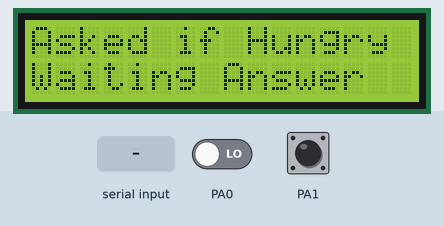
Recording of a program running on a simulated ATmega16, built with avr-gcc and emulated at 16 MHz. Shown: 16×2 character LCD. Wiring (inferred from the names in the program): character LCD (HD44780): RS PD4; R/W PD5; E PD6; data PC0, PC1, PC2, PC3, PC4, PC5, PC6, PC7. Inputs (shaded band) come from the test bench; at power-on: PA0 LOW, PA1 HIGH. What the program prints to the serial monitor is not drawn.

Above: at 1.8 s.
1.9 s: "1" received over Serial
At 2.5 s:
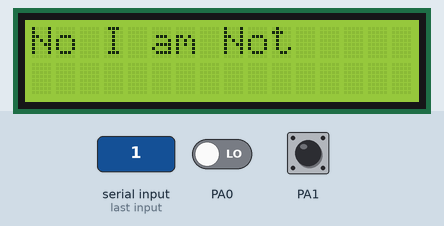
4.9 s: byte 19 (Hungry_Condition1) received over Serial
At 5.5 s:
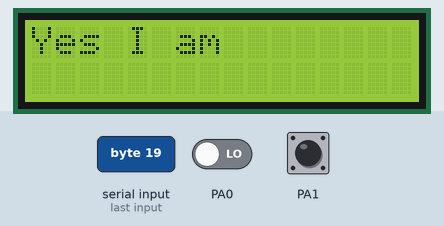
7.9 s: "0" received over Serial
At 10.5 s:
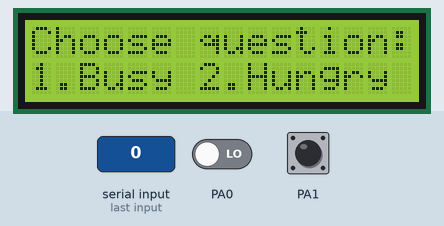
10.9 s: "2" received over Serial
At 11.8 s:
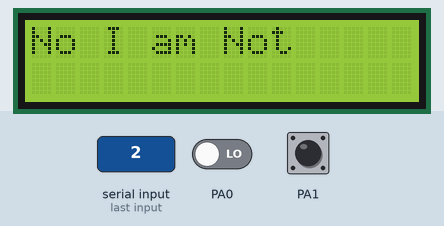
Timing chart, 0 to 13.9 s (numbered marks = the images above; inputs shaded):
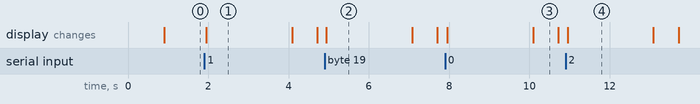

The program:

main.c
```c
/*
 * Task.c
 *
 * Created: 8/23/2021 2:57:10 AM
 * Author : bassem
 */

#include "uart.h"
#include "lcd.h"
#include <util/delay.h>
// Conditions For Keys when pressed
#define Busy_Condition 0X10 // When Key pressed for Busy Loop
#define Hungry_Condition 0X11 //When key Pressed for Hungry Loop
#define Busy_Condition1 0X12 //Yes ,Iam Busy
#define Busy_Condition2 0X14 //No, Iam Not
#define Hungry_Condition1 0X13//Yes ,Iam Hungry
#define Hungry_Condition2 0X15 //No, Iam Not
#define F_CPU 16000000UL
int main(void)
{
	DDRA&=~(1<<0); //Set PA0 as input
	DDRA&=~(1<<1); //Set PA1 as input
	UART_init();   // initialize UART driver
	LCD_init();   // initialize LCD driver

	/* Replace with your application code */

		LCD_displayStringRowColumn(0,0,"Choose question:"); //Print ( Choose Question ) in LCD first line
		LCD_displayStringRowColumn(1,0,"1.Busy 2.Hungry");  //Print ( 1.Busy 2.Hungry ) in LCD second line
		while (1)
		{
			LCD_clearScreen(); // Clear LCD
		LCD_displayStringRowColumn(0,0,"Choose question:"); //Print ( Choose Question ) in LCD first line
		LCD_displayStringRowColumn(1,0,"1.Busy 2.Hungry");  //Print ( 1.Busy 2.Hungry ) in LCD second line
			while ((!(PINA&(1<<0))) && (!(PINA&(1<<1)))){} //Wait until Any Key is Pressed by (Yes / No)
		        if (PINA & (1<<0))  // Busy Loop
		          {
			         UART_sendByte(Busy_Condition); //Send to MC2 that User Choose Busy
			         _delay_ms(500);
			         LCD_clearScreen();
			         LCD_displayStringRowColumn(0,0,"Asked if Busy");
				     LCD_displayStringRowColumn(1,0,"Waiting Answer");

				if (UART_recieveByte() == Busy_Condition1) //Wait Until User Choose if he is Busy or Not
				  {  //User Pressed yes he is Busy
					  LCD_clearScreen();
					  LCD_displayStringRowColumn(0,0,"Yes I am");
					  _delay_ms(2000);
				  }
				else
			    { //User Pressed No he is not Busy
					LCD_clearScreen();
					LCD_displayStringRowColumn(0,0,"No I am Not");
					_delay_ms(2000);
				}
	 	}
		else  //Hungry Loop
		  {
			UART_sendByte(Hungry_Condition); //Send to MC2 that User Choose Busy
			_delay_ms(500);
			LCD_clearScreen();
			LCD_displayStringRowColumn(0,0,"Asked if Hungry");
			LCD_displayStringRowColumn(1,0,"Waiting Answer");

			if (UART_recieveByte() == Hungry_Condition1) //Wait Until User Choose if he is Hungry or Not
			{   //User Pressed Yes he is Hungry
				LCD_clearScreen();
				LCD_displayStringRowColumn(0,0,"Yes I am");
				_delay_ms(2000);
			}
			else
			{ //User Pressed No he is not Hungry
				LCD_clearScreen();
				LCD_displayStringRowColumn(0,0,"No I am Not");
				_delay_ms(2000);
			}
		}
}
}
```

uart.c
```c
 /******************************************************************************
 *
 * Module: UART
 *
 * File Name: uart.c
 *
 * Description: Source file for the UART AVR driver
 *
 * Author: Mohamed Tarek
 *
 *******************************************************************************/

#include "uart.h"

#define BAUD_PRESCALE (((F_CPU / (USART_BAUDRATE * 8UL))) - 1)

/*******************************************************************************
 *                      Functions Definitions                                  *
 *******************************************************************************/
void UART_init(void)
{
	/* U2X = 1 for double transmission speed */
	UCSRA = (1<<U2X);
	/************************** UCSRB Description **************************
	 * RXCIE = 0 Disable USART RX Complete Interrupt Enable
	 * TXCIE = 0 Disable USART Tx Complete Interrupt Enable
	 * UDRIE = 0 Disable USART Data Register Empty Interrupt Enable
	 * RXEN  = 1 Receiver Enable
	 * RXEN  = 1 Transmitter Enable
	 * UCSZ2 = 0 For 8-bit data mode
	 * RXB8 & TXB8 not used for 8-bit data mode
	 ***********************************************************************/
	UCSRB = (1<<RXEN) | (1<<TXEN);

	/************************** UCSRC Description **************************
	 * URSEL   = 1 The URSEL must be one when writing the UCSRC
	 * UMSEL   = 0 Asynchronous Operation
	 * UPM1:0  = 00 Disable parity bit
	 * USBS    = 0 One stop bit
	 * UCSZ1:0 = 11 For 8-bit data mode
	 * UCPOL   = 0 Used with the Synchronous operation only
	 ***********************************************************************/
	UCSRC = (1<<URSEL) | (1<<UCSZ0) | (1<<UCSZ1);

	/* First 8 bits from the BAUD_PRESCALE inside UBRRL and last 4 bits in UBRRH*/
	UBRRH = BAUD_PRESCALE>>8;
	UBRRL = BAUD_PRESCALE;
}

void UART_sendByte(const uint8 data)
{
	/* UDRE flag is set when the Tx buffer (UDR) is empty and ready for
	 * transmitting a new byte so wait until this flag is set to one */
	while(BIT_IS_CLEAR(UCSRA,UDRE)){}
	/* Put the required data in the UDR register and it also clear the UDRE flag as
	 * the UDR register is not empty now */
	UDR = data;
	/************************* Another Method *************************
	UDR = data;
	while(BIT_IS_CLEAR(UCSRA,TXC)){} // Wait until the transimission is complete TXC = 1
	SET_BIT(UCSRA,TXC); // Clear the TXC flag
	*******************************************************************/
}

uint8 UART_recieveByte(void)
{
	/* RXC flag is set when the UART receive data so wait until this
	 * flag is set to one */
	while(BIT_IS_CLEAR(UCSRA,RXC)){}
	/* Read the received data from the Rx buffer (UDR) and the RXC flag
	   will be cleared after read this data */
    return UDR;
}

void UART_sendString(const uint8 *Str)
{
	uint8 i = 0;
	while(Str[i] != '\0')
	{
		UART_sendByte(Str[i]);
		i++;
	}
	/************************* Another Method *************************
	while(*Str != '\0')
	{
		UART_sendByte(*Str);
		Str++;
	}
	*******************************************************************/
}

void UART_receiveString(uint8 *Str)
{
	uint8 i = 0;
	Str[i] = UART_recieveByte();
	while(Str[i] != '#')
	{
		i++;
		Str[i] = UART_recieveByte();
	}
	Str[i] = '\0';
}
```

uart.h
```c
 /******************************************************************************
 *
 * Module: UART
 *
 * File Name: uart.h
 *
 * Description: Header file for the UART AVR driver
 *
 * Author: Mohamed Tarek
 *
 *******************************************************************************/

#ifndef UART_H_
#define UART_H_

#include "micro_config.h"
#include "std_types.h"
#include "common_macros.h"

/*******************************************************************************
 *                      Preprocessor Macros                                    *
 *******************************************************************************/

/* UART Driver Baud Rate */
#define USART_BAUDRATE 9600

/*******************************************************************************
 *                      Functions Prototypes                                   *
 *******************************************************************************/
void UART_init(void);

void UART_sendByte(const uint8 data);

uint8 UART_recieveByte(void);

void UART_sendString(const uint8 *Str);

void UART_receiveString(uint8 *Str); // Receive until #

#endif /* UART_H_ */
```

micro_config.h
```c
 /******************************************************************************
 *
 * Module: Micro - Configuration
 *
 * File Name: Micro_Config.h
 *
 * Description: File include all Microcontroller libraries
 *
 * Author: Mohamed Tarek
 *
 *******************************************************************************/

#ifndef MICRO_CONFIG_H_
#define MICRO_CONFIG_H_

#ifndef F_CPU
#define F_CPU 1000000UL //1MHz Clock frequency
#endif

#include <avr/io.h>
#include <avr/interrupt.h>
#include <util/delay.h>

#endif /* MICRO_CONFIG_H_ */
```

lcd.c
```c
 /******************************************************************************
 *
 * Module: LCD
 *
 * File Name: lcd.c
 *
 * Description: Source file for the LCD driver
 *
 * Author: Mohamed Tarek
 *
 *******************************************************************************/

#include "lcd.h"

/*******************************************************************************
 *                      Functions Definitions                                  *
 *******************************************************************************/
void LCD_init(void)
{
	LCD_DATA_PORT_DIR = 0xFF; /* Configure the data port as output port */
	LCD_CTRL_PORT_DIR |= (1<<E) | (1<<RS) | (1<<RW); /* Configure the control pins(E,RS,RW) as output pins */

	LCD_sendCommand(TWO_LINE_LCD_Eight_BIT_MODE); /* use 2-line lcd + 8-bit Data Mode + 5*7 dot display Mode */

	LCD_sendCommand(CURSOR_OFF); /* cursor off */

	LCD_sendCommand(CLEAR_COMMAND); /* clear LCD at the beginning */
}

void LCD_sendCommand(uint8 command)
{
	CLEAR_BIT(LCD_CTRL_PORT,RS); /* Instruction Mode RS=0 */
	CLEAR_BIT(LCD_CTRL_PORT,RW); /* write data to LCD so RW=0 */
	_delay_ms(1); /* delay for processing Tas = 50ns */
	SET_BIT(LCD_CTRL_PORT,E); /* Enable LCD E=1 */
	_delay_ms(1); /* delay for processing Tpw - Tdws = 190ns */
	LCD_DATA_PORT = command; /* out the required command to the data bus D0 --> D7 */
	_delay_ms(1); /* delay for processing Tdsw = 100ns */
	CLEAR_BIT(LCD_CTRL_PORT,E); /* disable LCD E=0 */
	_delay_ms(1); /* delay for processing Th = 13ns */
}

void LCD_displayCharacter(uint8 data)
{
	SET_BIT(LCD_CTRL_PORT,RS); /* Data Mode RS=1 */
	CLEAR_BIT(LCD_CTRL_PORT,RW); /* write data to LCD so RW=0 */
	_delay_ms(1); /* delay for processing Tas = 50ns */
	SET_BIT(LCD_CTRL_PORT,E); /* Enable LCD E=1 */
	_delay_ms(1); /* delay for processing Tpw - Tdws = 190ns */
	LCD_DATA_PORT = data; /* out the required data char to the data bus D0 --> D7 */
	_delay_ms(1); /* delay for processing Tdsw = 100ns */
	CLEAR_BIT(LCD_CTRL_PORT,E); /* disable LCD E=0 */
	_delay_ms(1); /* delay for processing Th = 13ns */
}

void LCD_displayString(const char *Str)
{
	uint8 i = 0;
	while(Str[i] != '\0')
	{
		LCD_displayCharacter(Str[i]);
		i++;
	}
	/***************** Another Method ***********************
	while((*Str) != '\0')
	{
		LCD_displayCharacter(*Str);
		Str++;
	}
	*********************************************************/
}

void LCD_goToRowColumn(uint8 row,uint8 col)
{
	uint8 Address;

	/* first of all calculate the required address */
	switch(row)
	{
		case 0:
				Address=col;
				break;
		case 1:
				Address=col+0x40;
				break;
		case 2:
				Address=col+0x10;
				break;
		case 3:
				Address=col+0x50;
				break;
	}
	/* to write to a specific address in the LCD
	 * we need to apply the corresponding command 0b10000000+Address */
	LCD_sendCommand(Address | SET_CURSOR_LOCATION);
}

void LCD_displayStringRowColumn(uint8 row,uint8 col,const char *Str)
{
	LCD_goToRowColumn(row,col); /* go to to the required LCD position */
	LCD_displayString(Str); /* display the string */
}

void LCD_intgerToString(int data)
{
   char buff[16]; /* String to hold the ascii result */
   itoa(data,buff,10); /* 10 for decimal */
   LCD_displayString(buff);
}

void LCD_clearScreen(void)
{
	LCD_sendCommand(CLEAR_COMMAND); //clear display
}
```

lcd.h
```c
 /******************************************************************************
 *
 * Module: LCD
 *
 * File Name: lcd.h
 *
 * Description: Header file for the LCD driver
 *
 * Author: Mohamed Tarek
 *
 *******************************************************************************/

#ifndef LCD_H_
#define LCD_H_

#include "std_types.h"
#include "common_macros.h"
#include "micro_config.h"

/*******************************************************************************
 *                      Preprocessor Macros                                    *
 *******************************************************************************/
/* LCD HW Pins */
#define RS PD4
#define RW PD5
#define E  PD6
#define LCD_CTRL_PORT PORTD
#define LCD_CTRL_PORT_DIR DDRD
#define LCD_DATA_PORT PORTC
#define LCD_DATA_PORT_DIR DDRC

/* LCD Commands */
#define CLEAR_COMMAND 0x01
#define TWO_LINE_LCD_Eight_BIT_MODE 0x38
#define CURSOR_OFF 0x0C
#define CURSOR_ON 0x0E
#define SET_CURSOR_LOCATION 0x80

/*******************************************************************************
 *                      Functions Prototypes                                   *
 *******************************************************************************/
void LCD_sendCommand(uint8 command);
void LCD_displayCharacter(uint8 data);
void LCD_displayString(const char *Str);
void LCD_init(void);
void LCD_clearScreen(void);
void LCD_displayStringRowColumn(uint8 row,uint8 col,const char *Str);
void LCD_goToRowColumn(uint8 row,uint8 col);
void LCD_intgerToString(int data);

#endif /* LCD_H_ */
```

common_macros.h
```c
 /******************************************************************************
 *
 * Module: Common - Macros
 *
 * File Name: Common_Macros.h
 *
 * Description: Commonly used Macros
 *
 * Author: Mohamed Tarek
 *
 *******************************************************************************/

#ifndef COMMON_MACROS
#define COMMON_MACROS

/* Set a certain bit in any register */
#define SET_BIT(REG,BIT) (REG|=(1<<BIT))

/* Clear a certain bit in any register */
#define CLEAR_BIT(REG,BIT) (REG&=(~(1<<BIT)))

/* Toggle a certain bit in any register */
#define TOGGLE_BIT(REG,BIT) (REG^=(1<<BIT))

/* Rotate right the register value with specific number of rotates */
#define ROR(REG,num) ( REG= (REG>>num) | (REG<<(8-num)) )

/* Rotate left the register value with specific number of rotates */
#define ROL(REG,num) ( REG= (REG<<num) | (REG>>(8-num)) )

/* Check if a specific bit is set in any register and return true if yes */
#define BIT_IS_SET(REG,BIT) ( REG & (1<<BIT) )

/* Check if a specific bit is cleared in any register and return true if yes */
#define BIT_IS_CLEAR(REG,BIT) ( !(REG & (1<<BIT)) )

#endif
```

std_types.h
```c
 /******************************************************************************
 *
 * Module: Common - Platform Types Abstraction
 *
 * File Name: std_types.h
 *
 * Description: types for AVR
 *
 * Author: Mohamed Tarek
 *
 *******************************************************************************/

#ifndef STD_TYPES_H_
#define STD_TYPES_H_

/* Boolean Data Type */
typedef unsigned char bool;

/* Boolean Values */
#ifndef FALSE
#define FALSE       (0u)
#endif
#ifndef TRUE
#define TRUE        (1u)
#endif

#define HIGH        (1u)
#define LOW         (0u)

typedef unsigned char         uint8;          /*           0 .. 255             */
typedef signed char           sint8;          /*        -128 .. +127            */
typedef unsigned short        uint16;         /*           0 .. 65535           */
typedef signed short          sint16;         /*      -32768 .. +32767          */
typedef unsigned long         uint32;         /*           0 .. 4294967295      */
typedef signed long           sint32;         /* -2147483648 .. +2147483647     */
typedef unsigned long long    uint64;         /*       0..18446744073709551615  */
typedef signed long long      sint64;
typedef float                 float32;
typedef double                float64;

#endif /* STD_TYPE_H_ */
```

Measured:
- after the input at 1.9 s, the display: changes after 0.05 s (image 1)
- after the input at 4.9 s, the display: changes at once (image 2)
- after the input at 7.9 s, the display: first changes after 0.05 s (image 3 shows a later state)
- after the input at 10.9 s, the display: changes after 0.05 s (image 4)
- what the display in image 1 shows lasts 2.1 s, from 2.0 s to 4.1 s
- what the display in image 3 shows lasts 0.6 s, from 10.1 s to 10.7 s
